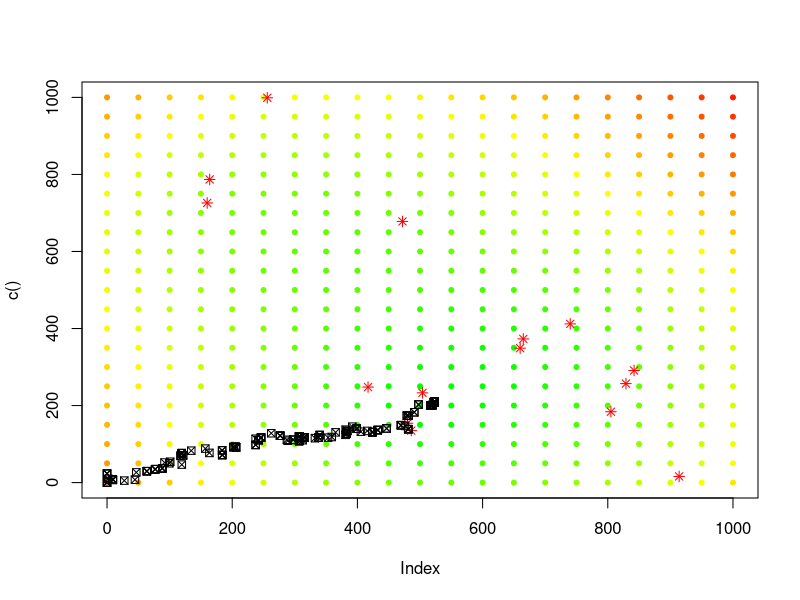

Source code (R):
run = function()
{
  XMIN <- 0
  XMAX <- 1000
  YMIN <- 0
  YMAX <- 1000
  
  annealing <- function(costFunc, initialPos, infoConsumerFunc )
  {
    tempFunc <- function( interation )
    {
      (1 - 0.1)^interation
    }
    
    bestPos <- initialPos
    
    for(k in 1:200)
    {
      temperature <- tempFunc(k)
      #rand <-  rnorm( 2, bestPos, 10)
      #randomNeighbour <- c( max(0,  rand[1]), max(0,  rand[2]))
      
      randomNeighbour <-  rnorm( 2, bestPos, 10)
      randomNeighbour[1] <- min(XMAX, max(XMIN, randomNeighbour[1]))
      randomNeighbour[2] <- min(YMAX, max(YMIN, randomNeighbour[2]))
      
      #if( costFunc (randomNeighbour) > costFunc(bestPos) ){
      #  bestPos <- randomNeighbour;
      #} else if ( runif(1,0,1) < exp( - abs(  costFunc (randomNeighbour)-costFunc(bestPos)  )/temperature  )){
      #  bestPos <- randomNeighbour;
      #}
      
      costNew <- costFunc(randomNeighbour)
      costOld <- costFunc(bestPos)
      
      if( costNew < costOld ){
        bestPos <- randomNeighbour;
      } else if ( runif(1,0,1) < exp(-abs(costNew-costOld)/temperature)){
        bestPos <- randomNeighbour;
      }
      
      infoConsumerFunc(bestPos, randomNeighbour)
      #message( sprintf("%i\t%.6f\t%.6f\t%.6ft%.6f\t%.6f", k, temperature,costFunc(bestPos), costFunc(randomNeighbour), bestPos[1], bestPos[2]))
    }
  }
  
  colorFromRange = function(value, min, max)
  {
    # min value = green
    # max value = red
    # yellow's in the middle
    
    strip = function(v)
    {
      return(max(0, min(1, v)))
    }
    
    middle = (min+max)/2
    
    #if(value < middle)
    #  return(rgb(1, strip(2/(max-min)*(value-min)), 0))
    #return(rgb(strip(2/(min-max)*(value-max)), 1, 0))
    
    if(value < middle)
      return(rgb(strip(2/(min-max)*(-value+min)), 1, 0))
    return(rgb(1, strip(2/(max-min)*(-value+max)), 0))
    
  }
  
  # ======================================================
  # ======================================================
  # ======================================================
  
  resources = read.csv("resources.csv", stringsAsFactors=FALSE)
  sources = read.csv("sources.csv", stringsAsFactors=FALSE)
  #  -- do obliczeń:
  # jednostkowy koszt zakupu + jednostkowy koszt przetransportowania do fabryki
  sources["unitcost"] = vector(mode="double", length=nrow(sources))
  # na tej podstawie jest wyliczane ile z tego źródła kupujemy jednostek
  sources["used"] = vector(mode="double", length=nrow(sources))
  
  # ustawienie dla każdego źródła indexu zasobu
  sources["resourcesIndex"] <- vector( mode="double", length=nrow(sources))
  for( resourceIndex in 1:nrow(resources)){
    sources[ sources$resource == resources$id[resourceIndex], ]$resourcesIndex <-resourceIndex 
  }
  # zapisanie indeksu źródła w dataframe
  sources["sourceIndex"] <- 1:nrow(sources) 

  # ======================================================
  # =============== WALIDACJA DANYCH =====================
  # ======================================================
  
  for(id in resources$id)
  {
    available = sum(sources[sources$resource == id,]$limit)
    if(resources[resources$id == id,]$required > available)
    {
      cat("Ilosci zasobu o nazwie: ", resources[resources$id == id,]$name, " jest za malo w zrodlach.\n")
      return(FALSE)
    }
  }
  
  #TODO:
  #* czy współrzędne są w ramach 0-1000
  #* czy ID produkowanego zasobu istnieje
  
  # ======================================================
  # ======================================================
  # ======================================================
  
  for(id in resources$id)
  {
    available = sum(sources[sources$resource == id,]$limit)
    if(resources[resources$id == id,]$required > available)
    {
      cat("Ilosci zasobu o nazwie: ", resources[resources$id == id,]$name, " jest za malo w zrodlach.\n")
      return(FALSE)
    }
  }
  
  # --------
  
  minCost <- .Machine$integer.max
  maxCost <- 0
  
  costFunction <- function(pos) {
    distance = function(pos1, pos2) {
      norm( pos1- pos2, type="2")
    }
    
    # --- oblicz koszt jednostkowy dla każdego źródła
    for( index in  1:nrow(sources) ){
      resource <- resources[sources$resourcesIndex[index],]
      sources$unitcost[index] <-
          (sources$cost[index] 
          + distance( c(sources$x[index], sources$y[index] ), pos) * resource$transport)
    }
    
    sum <- 0
    # --- dla każdego zasobu
    for( index in  1:nrow(resources)  ){
      # znajdź źródła które tworzą dany zasób
      sourcesMatching = sources[ sources$resourcesIndex == index,]
      required <- resources$required[index]
      orderedSourcesByCheapest <- sourcesMatching[with(sourcesMatching, order(unitcost, decreasing = FALSE)),];
      # przeglądaj źródła w kolejności roznącego kosztu jednostkowego
      for( orderedIndex in 1:nrow(orderedSourcesByCheapest)){
        used <- min(orderedSourcesByCheapest[orderedIndex,]$limit, required)
        sum <- sum + used * sources[orderedSourcesByCheapest$sourceIndex[orderedIndex],]$unitcost;
        sources[orderedSourcesByCheapest$sourceIndex[orderedIndex],]$used <- used
        required <- required - used
      }
      
    }
    return (sum)  
  }
  
  infoFunction <- function(pos1, pos2) {
    points(pos1[1], pos1[2], col="black", pch=7)
  }
  
  plot(c(), c(), xlim=c(0, 1000), ylim=c(0, 1000))
  
  # --- poziomice ---
  
  for(x in seq(from=0, to=1000, by=50))
    for(y in seq(from=0, to=1000, by=50))
      points(c(x), c(y), pch=20, col=colorFromRange(costFunction(c(x, y)), 50000000, 170000000))
  
  # --- źródła ---
  
  points(sources$x, sources$y, pch=8, col="#FF0000")
  
  # --- wyżarzanie ---
  
  annealing(costFunction, c(0,0), infoFunction)
  
  cat('Min Cost detected: ', minCost, '\n')
  cat('Max Cost detected: ', maxCost, '\n')
  
  return(TRUE)
}

run()


























perlin_noise <- function( 
  n = 5,   m = 7,    # Size of the grid for the vector field
  N = 100, M = 100   # Dimension of the image
) {
  # For each point on this n*m grid, choose a unit 1 vector
  vector_field <- apply(
    array( rnorm( 2 * n * m ), dim = c(2,n,m) ),
    2:3,
    function(u) u / sqrt(sum(u^2))
  )
  f <- function(x,y) {
    # Find the grid cell in which the point (x,y) is
    i <- floor(x)
    j <- floor(y)
    stopifnot( i >= 1 || j >= 1 || i < n || j < m )
    # The 4 vectors, from the vector field, at the vertices of the square
    v1 <- vector_field[,i,j]
    v2 <- vector_field[,i+1,j]
    v3 <- vector_field[,i,j+1]
    v4 <- vector_field[,i+1,j+1]
    # Vectors from the point to the vertices
    u1 <- c(x,y) - c(i,j)
    u2 <- c(x,y) - c(i+1,j)
    u3 <- c(x,y) - c(i,j+1)
    u4 <- c(x,y) - c(i+1,j+1)
    # Scalar products
    a1 <- sum( v1 * u1 )
    a2 <- sum( v2 * u2 )
    a3 <- sum( v3 * u3 )
    a4 <- sum( v4 * u4 )
    # Weighted average of the scalar products
    s <- function(p) 3 * p^2 - 2 * p^3
    p <- s( x - i )
    q <- s( y - j )
    b1 <- (1-p)*a1 + p*a2
    b2 <- (1-p)*a3 + p*a4
    (1-q) * b1 + q * b2
  }
  xs <- seq(from = 1, to = n, length = N+1)[-(N+1)]
  ys <- seq(from = 1, to = m, length = M+1)[-(M+1)]
  outer( xs, ys, Vectorize(f) )
}

matx <- perlin_noise()

funcX <- function( pos ){
  
  matx[ pos[1], pos[2]]
}

funcY <- function( pos ){
  x1Val <- funcX( c( floor(pos[1]), pos[2]) )
  x2Val <- funcX( c( ceiling(pos[1]), pos[2]) )
  y1Val <- funcX( c( pos[1], floor(pos[2]) ))
  y2Val <- funcX( c( pos[1], ceiling(pos[2]) ))
  
  x <- pos[1] - floor(pos[1])
  y <- pos[2] - floor(pos[2])
  
  ( x + y)/2
}

plotTest <- function(){
  library(lattice)
  
  #Build the horizontal and vertical axis information
  hor <- seq(0,100,10)
  ver <- paste("DM1-", hor, sep="")
  
  #Build the fake correlation matrix
  nrowcol <- length(ver)
  cor <- matrix(runif(nrowcol*nrowcol, min=0.4), nrow=nrowcol, ncol=nrowcol)
  for (i in 1:nrowcol) cor[i,i] = 1
  
  #Build the plot
  rgb.palette <- colorRampPalette(c("blue", "yellow"), space = "rgb")
  levelplot(cor, main="stage 12-14 array correlation matrix", xlab="", ylab="", col.regions=rgb.palette(120), cuts=100, at=seq(0,1,0.01)) 
}

#annealing(costFunction, c(0,0), tempFunc, infoFunction)